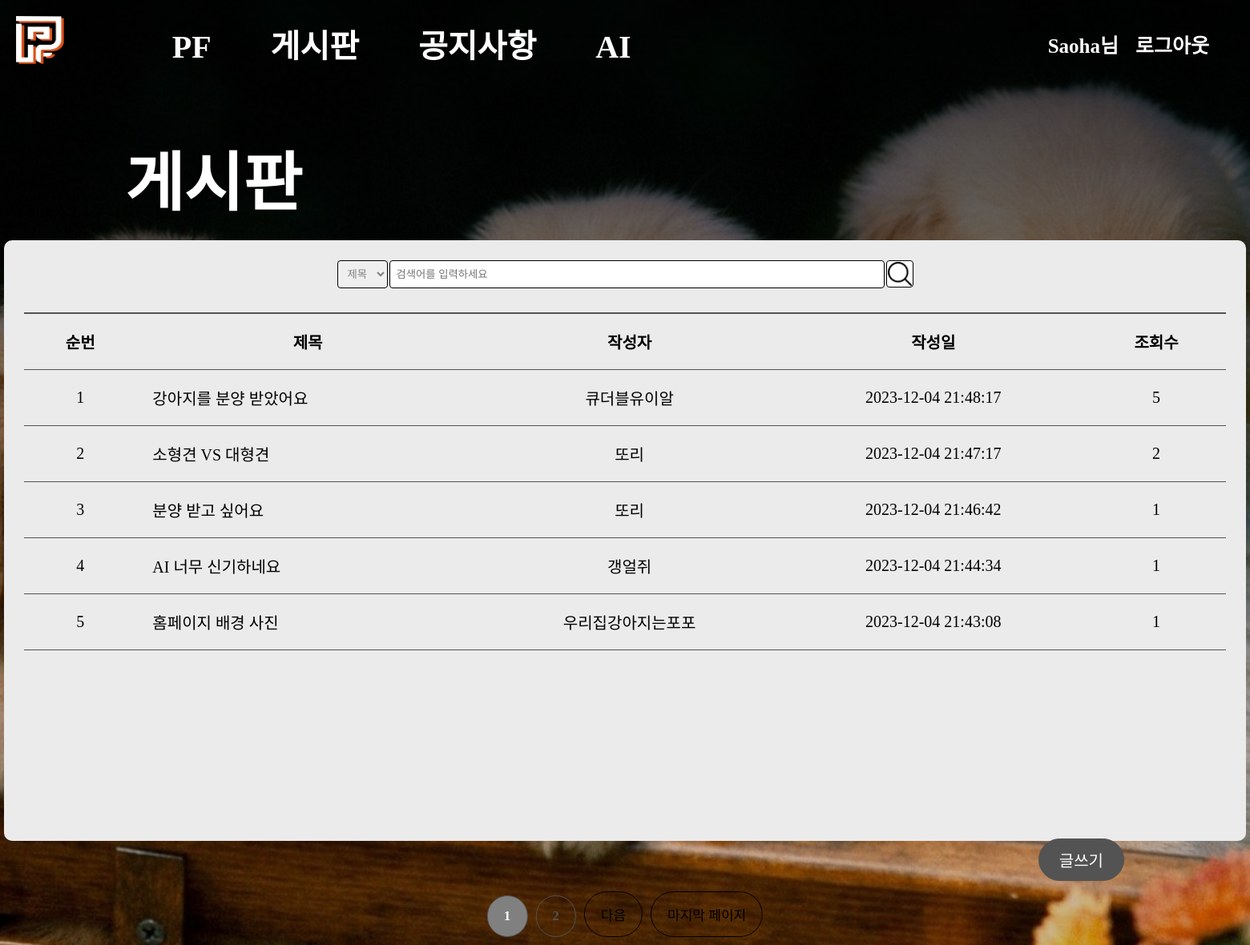
Page /frontend/board/board.php (signed in) on the committed database.
### tables this page shows
CREATE TABLE `posts` (
  `id` int(11) NOT NULL,
  `title` varchar(255) NOT NULL,
  `content` text NOT NULL,
  `author` varchar(100) DEFAULT NULL,
  `created_at` timestamp NOT NULL DEFAULT current_timestamp(),
  `views` int(11) DEFAULT 0
);

### frontend/board/board.php (the view, shortened to what this page needs)
<?php
include '../topbar/topbar.php';
$servername = "localhost";
$dbUsername = "root";
$dbPassword = "";
$dbname = "petfolio";
$conn = new mysqli($servername, $dbUsername, $dbPassword, $dbname);
$page = isset($_GET['page']) ? intval($_GET['page']) : 1;
$perPage = 5;
$totalSql = "SELECT COUNT(*) AS total FROM posts";
$totalResult = $conn->query($totalSql);
$totalRow = $totalResult->fetch_assoc();
$totalPages = ceil($totalRow['total'] / $perPage);
$start = ($page - 1) * $perPage;
$sql = "SELECT id, title, author, created_at, views FROM posts ORDER BY created_at DESC LIMIT $start, $perPage";
$result = $conn->query($sql);
$seqNum = ($page - 1) * $perPage + 1;
?>
<!DOCTYPE html>
<html>
<head>
    <link rel="stylesheet" href="board.css">
</head>
<body>
    <h1 class="notice_text">게시판</h1>
    <div class="notice_container">
    <form action="../board/board_search.php" method="get" class="search_container">
            <select name="search_type" class="select_box">
                <option value="title">제목</option>
            </select>
            <input class="select_box" type="text" name="search_input" placeholder="검색어를 입력하세요" style="width: 600px;">
            <button type="submit" class="search-button">
                <img src="../img/검색 아이콘.png" alt="검색" class="search-icon">
            </button>
        </form>
        <div class="board_list_wrap">
            <table class="board_list">
                <thead>
                    <tr>
                        <th>순번</th>
                        <th>제목</th>
                        <th>작성자</th>
                        <th>작성일</th>
                        <th>조회수</thq>
                    </tr>
                </thead>
                <tbody>
                <?php
                    if ($result->num_rows > 0) {
                        while($row = $result->fetch_assoc()) {
                            echo "<tr>";
                            echo "<td>" . $seqNum++ . "</td>";
                            echo "<td class='tit'><a href='../board/board_in.php?id=" . $row["id"] . "'>" . htmlspecialchars($row["title"]) . "</a></td>";
                            echo "<td>". $row['author']. " </td>";
                            echo "<td>" . $row["created_at"] . "</td>";
                            echo "<td>" . $row["views"] . "</td>";
                            echo "</tr>";
                        }
                    } else {
                        echo "<tr><td colspan='5'>게시글이 없습니다.</td></tr>";
                    }
                ?>
                </tbody>
            </table>
            <div class="paging">
                <?php for ($i = 1; $i <= $totalPages; $i++): ?>
                    <a href="?page=<?php echo $i; ?>" class= "num <?php echo ($i == $page) ? 'on' : ''; ?>"><?php echo $i; ?></a>
                <?php endfor; ?>
                <?php if ($page < $totalPages): ?>
                    <a href="?page=<?php echo $page + 1; ?>" class="bt">다음</a>
                    <a href="?page=<?php echo $totalPages; ?>" class="bt">마지막 페이지</a>
                <?php endif; ?>
            </div>
            <div class="WriteButton_container">
                <button onclick="checkLoginAndRedirect()" class="board_write">글쓰기</button>
            </div>
        </div>
    </div>
</body>
</html>

### frontend/topbar/TopBar.css (style rules this page uses)
body { font-family: 'SKYBORI' }

### frontend/board/board.css (style rules this page uses)
body { font-family: 'SKYBORI'; margin: 0; padding: 0; background: url('../img/dogs.jpg') center/cover no-repeat fixed; }
body::before { content: ""; position: fixed; top: 0; left: 0; width: 100%; height: 100%; z-index: -1; background: linear-gradient(rgba(0, 0, 0, 0.8), rgba(0, 0, 0, 0.6), rgba(0, 0, 0, 0.4), rgba(0, 0, 0, 0.2),rgba(0, 0, 0, 0.2)); }
.notice_text { color: white; font-size: 80px; margin-left: 10%; margin-bottom: 20px; }
.notice_container { background-color: rgb(235, 235, 235); width: 1500px; height: 700px; margin: auto; margin-bottom: 130px; padding: 25px; border-radius: 10px; }
.search_container { display: flex; justify-content:center; gap: 2px; margin-bottom: 30px; }
.select_box { color: gray; border-radius: 4px; border: 1px solid #000000; padding: 8px; }
.search-button { text-align: center; position: relative; border: none; background-color: #ffffff; color: #ffffff; cursor: pointer; width: 34px; height: 34px; border: 1px solid #000000; border-radius: 4px; align-items: center; margin-top: 0px; }
.search-icon { position: absolute; top: 50%; left: 50%; transform: translate(-50%, -50%); width: 30px; height: 30px; }
table { border-collapse: collapse; }
a { text-decoration: none; color: inherit; }
.board_list_wrap { display: flex; flex-direction: column; align-items: center; }
.board_list { width: 100%; border-top: 2px solid #535353; max-width: 1545px; }
.board_list tr { border-bottom: 1px solid #535353; }
.board_list th, .board_list td { padding: 20px; font-size: 20px; }
.board_list td { text-align: center; }
.board_list .tit { text-align: left; }
.board_list_wrap .paging { position: absolute; bottom: 0; left: 50%; transform: translateX(-50%); text-align: center; font-size: 0; padding: 10px; border-radius: 10px; }
.board_list_wrap .paging a { display: inline-block; margin-left: 10px; padding: 15px 20px; border-radius: 100px; font-size: 17px; }
.board_list_wrap .paging a:first-child { margin-left: 0; }
.board_list_wrap .paging a.bt { border: 1px solid #000; }
.board_list_wrap .paging a.num { border: 1px solid#535353; font-weight: 600; color: #535353; }
.board_list_wrap .paging a.num.on { background: gray; color: #fff; }
.WriteButton_container { bottom: 0; position: absolute; margin-bottom: 80px; margin-left: 73%; }
.board_write { border: 1px solid#535353; border-radius: 100px; padding: 11px 25px; color: #ffffff; background-color: #535353; font-size: 20px; }

### rows in the picture
posts: title "강아지를 분양 받았어요", author "큐더블유이알", created_at "2023-12-04 21:48:17", views "5"
posts: title "소형견 VS 대형견", author "또리", created_at "2023-12-04 21:47:17", views "2"
posts: title "분양 받고 싶어요", author "또리", created_at "2023-12-04 21:46:42", views "1"
posts: title "AI 너무 신기하네요", author "갱얼쥐", created_at "2023-12-04 21:44:34", views "1"
posts: title "홈페이지 배경 사진", author "우리집강아지는포포", created_at "2023-12-04 21:43:08", views "1"

### other values in the picture
$_SESSION['user_name'] "Saoha"
